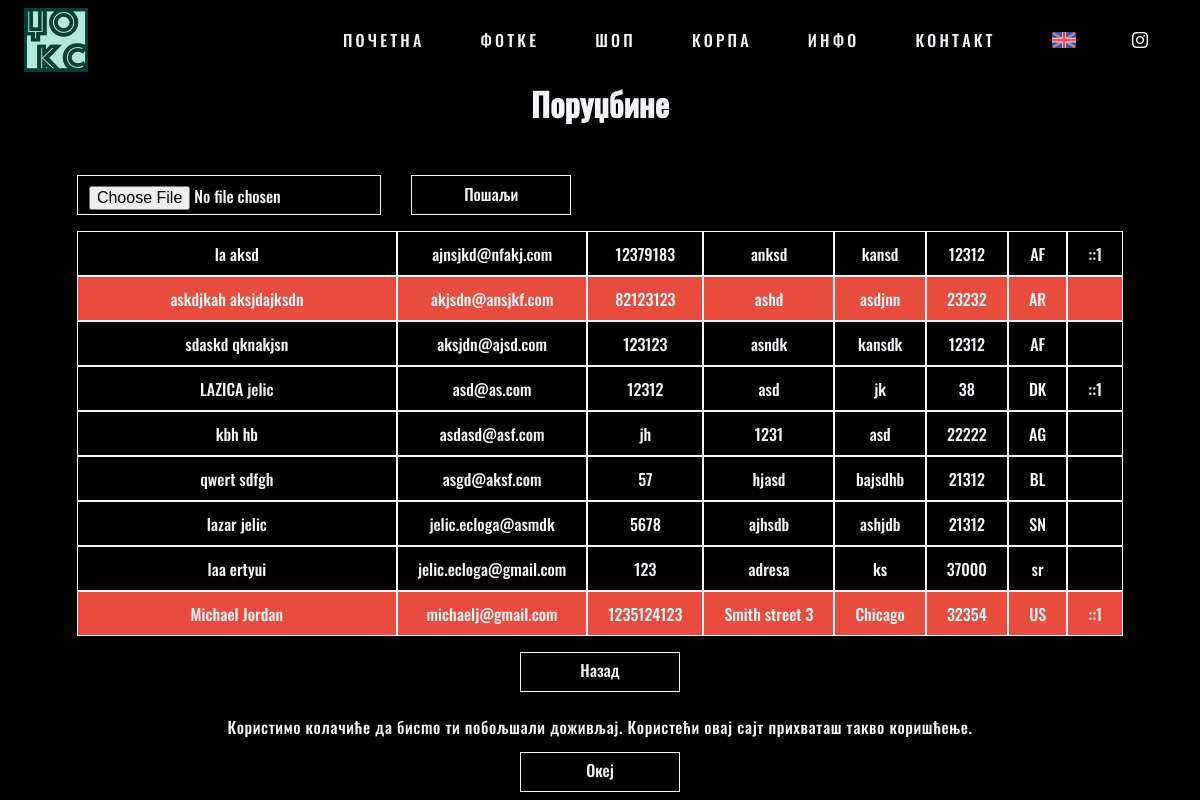
/pages/manage?type=4 (signed in), run on the app's committed database.
### tables this page shows
CREATE TABLE `purchases` (
  `id` int(11) NOT NULL,
  `hash` varchar(32) NOT NULL,
  `name` varchar(100) DEFAULT NULL,
  `email` varchar(30) NOT NULL,
  `phone` varchar(20) NOT NULL,
  `address` varchar(30) NOT NULL,
  `zip` varchar(5) NOT NULL,
  `city` varchar(30) NOT NULL,
  `country` varchar(5) NOT NULL,
  `method` int(11) NOT NULL,
  `ip` varchar(20) NOT NULL,
  `date_submitted` timestamp NOT NULL DEFAULT CURRENT_TIMESTAMP ON UPDATE CURRENT_TIMESTAMP,
  `confirmed` tinyint(1) NOT NULL DEFAULT '0',
  `shipped` tinyint(1) NOT NULL DEFAULT '0',
  `subscribed` tinyint(1) NOT NULL DEFAULT '1'
);

### ui/manage_contacts.php (the view)
<h1><?php echo $string["manage"]["orders"]; ?></h1>
<table>
	<form action="../actions/contact_newsletter" method="POST" enctype="multipart/form-data">
		<td class="no-border"><input name="message" type="file" required/></td>
		<td class="no-border"><input class="button" type="submit" value="<?php echo $string['manage']['send']; ?>"/></td>
	</form>
	<?php
		$cmd = "SELECT * FROM purchases GROUP BY email";
		$result = mysqli_query($connect, $cmd);
		while($row = mysqli_fetch_array($result)) {
			echo '<tr ';
			if($row['subscribed'] == 0) {
				echo 'class="red" ';
			}
			echo '>';
			echo '<td>' . $row['name'] . '</td>';
			echo '<td>' . $row['email'] . '</td>';
			echo '<td>' . $row['phone'] . '</td>';
			echo '<td>' . $row['address'] . '</td>';
			echo '<td>' . $row['city'] . '</td>';
			echo '<td>' . $row['zip'] . '</td>';
			echo '<td>' . $row['country'] . '</td>';
			echo '<td>' . $row['ip'] . '</td>';
			echo '</tr>';
		}
	?>
</table>

### css/main.css (style rules this page uses)
:root { --color-dark: #000; --color-light: #f5f6fa; }
*, *:after, *:before { margin: 0; padding: 0; -webkit-box-sizing: border-box; -moz-box-sizing: border-box; box-sizing: border-box; }
body, html { width: 100%; max-height: 100% !important; padding: 0; margin: 0; background-color: var(--color-dark); color: var(--color-light); }
body, input, textarea, select { font-family: 'Oswald', sans-serif; }
h1 { font-size: 2em; text-align: center; margin-top: 1em; margin-bottom: 1em; }
form { margin: 0 auto; width: 50%; overflow: hidden; }
input, textarea, label span, select { background-color: transparent; width: 100%; max-width: 100%; height: 2.5em; margin-bottom: 1em; padding-left: 0.7em; border: 1px solid var(--color-light); border-radius: 1px; font-size: 1em; font-weight: 300; transition: 500ms ease; -moz-transition: 500ms ease; -webkit-transition: 500ms ease; -ms-transition: 500ms ease; -o-transition: 500ms ease; -webkit-appearance: none; -webkit-border-radius: 0; border-radius: 0; display: inline-block; color: var(--color-light); opacity: 1; }
input[type=file] { padding-top: 0.5em; }
.button { float: right; text-align: center; display: block; width: 10em; height: 2.5em; line-height: 2.2em; color: var(--color-light); border: 1px solid var(--color-light); background-color: transparent; padding : 0 !important; transition: 500ms ease; -moz-transition: 500ms ease; -webkit-transition: 500ms ease; -ms-transition: 500ms ease; -o-transition: 500ms ease; }

### css/manage.css (style rules this page uses)
table { width: auto; margin: 0 auto; border-collapse: separate; border-spacing: 0; margin-bottom: 1em; }
td { padding: 0 20px; height: 45px; text-align: center; border: 1px solid var(--color-light); }
td > form, td > input, td > select, td > textarea, td > .button { margin: 1em auto; }
.red { background: #e74c3c; }
.no-border { border: none; padding: 0; margin: 0; padding-right: 1em; }

### data on the page
purchases: name "la aksd", email "ajnsjkd@nfakj.com", phone "12379183", address "anksd", city "kansd", zip "12312", country "AF", ip "::1"
purchases: name "askdjkah aksjdajksdn", email "akjsdn@ansjkf.com", phone "82123123", address "ashd", city "asdjnn", zip "23232", country "AR"
purchases: name "sdaskd qknakjsn", email "aksjdn@ajsd.com", phone "123123", address "asndk", city "kansdk", zip "12312", country "AF"
purchases: name "LAZICA jelic", email "asd@as.com", phone "12312", address "asd", city "jk", zip "38", country "DK", ip "::1"
purchases: name "kbh hb", email "asdasd@asf.com", phone "jh", address "1231", city "asd", zip "22222", country "AG"
purchases: name "qwert sdfgh", email "asgd@aksf.com", phone "57", address "hjasd", city "bajsdhb", zip "21312", country "BL"
purchases: name "lazar jelic", email "jelic.ecloga@asmdk", phone "5678", address "ajhsdb", city "ashjdb", zip "21312", country "SN"
purchases: name "laa ertyui", email "jelic.ecloga@gmail.com", phone "123", address "adresa", city "ks", zip "37000", country "sr"
purchases: name "Michael Jordan", email "michaelj@gmail.com", phone "1235124123", address "Smith street 3", city "Chicago", zip "32354", country "US", ip "::1"

### other printed values
$string["header"][$item] "ПОЧЕТНА"
$string["header"][$item] "ФОТКЕ"
$string["header"][$item] "ШОП"
$string["header"][$item] "КОРПА"
$string["header"][$item] "ИНФО"
$string["header"][$item] "КОНТАКТ"
$string['status']['cookiesAlert'] "Користимо колачиће да бисmo ти побољшали доживљај. Користећи овај сајт прихваташ такво коришћење."
$string['header']['ok'] "Океј"
$string["manage"]["orders"] "Поруџбине"
$string['manage']['back'] "Назад"
